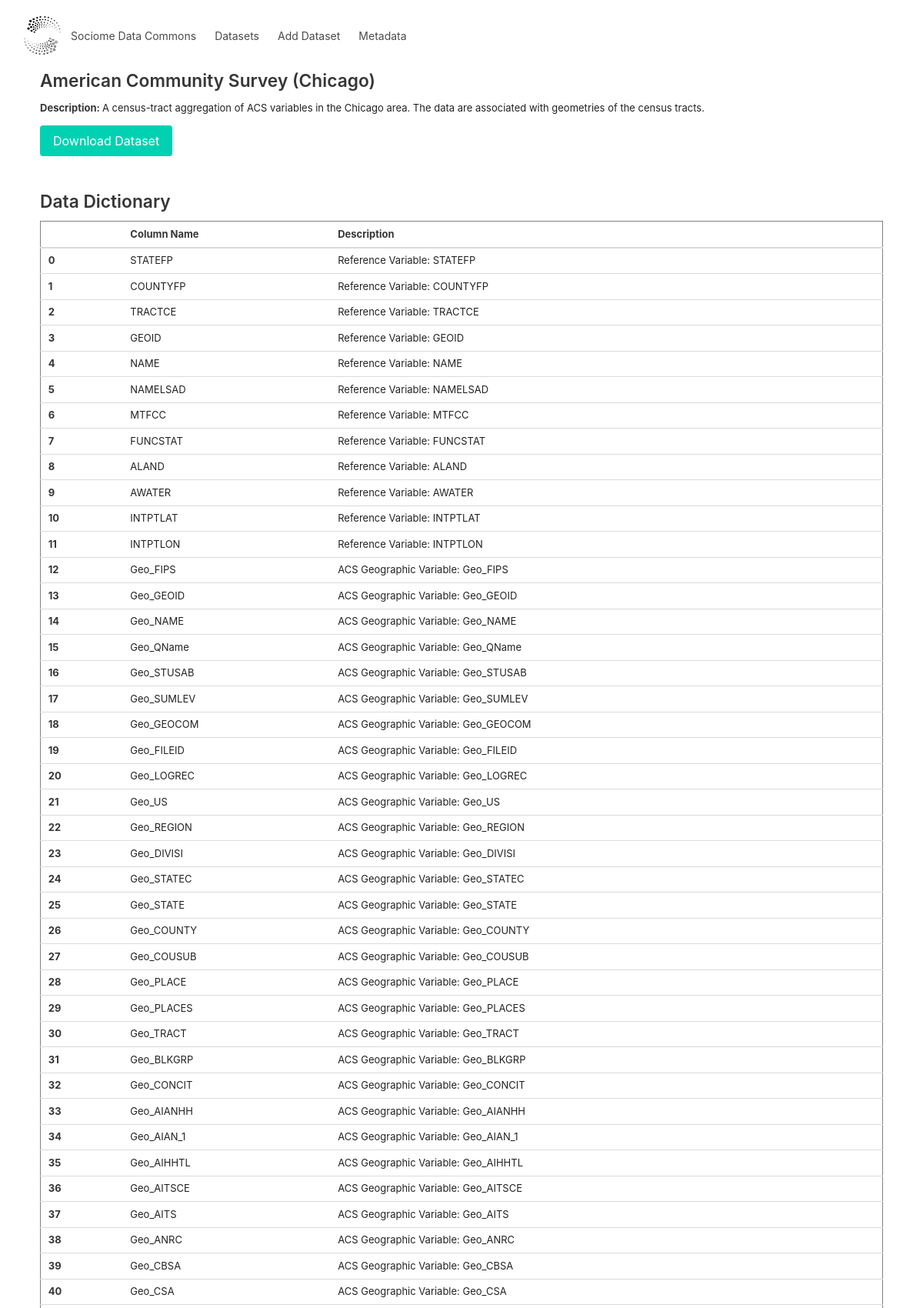
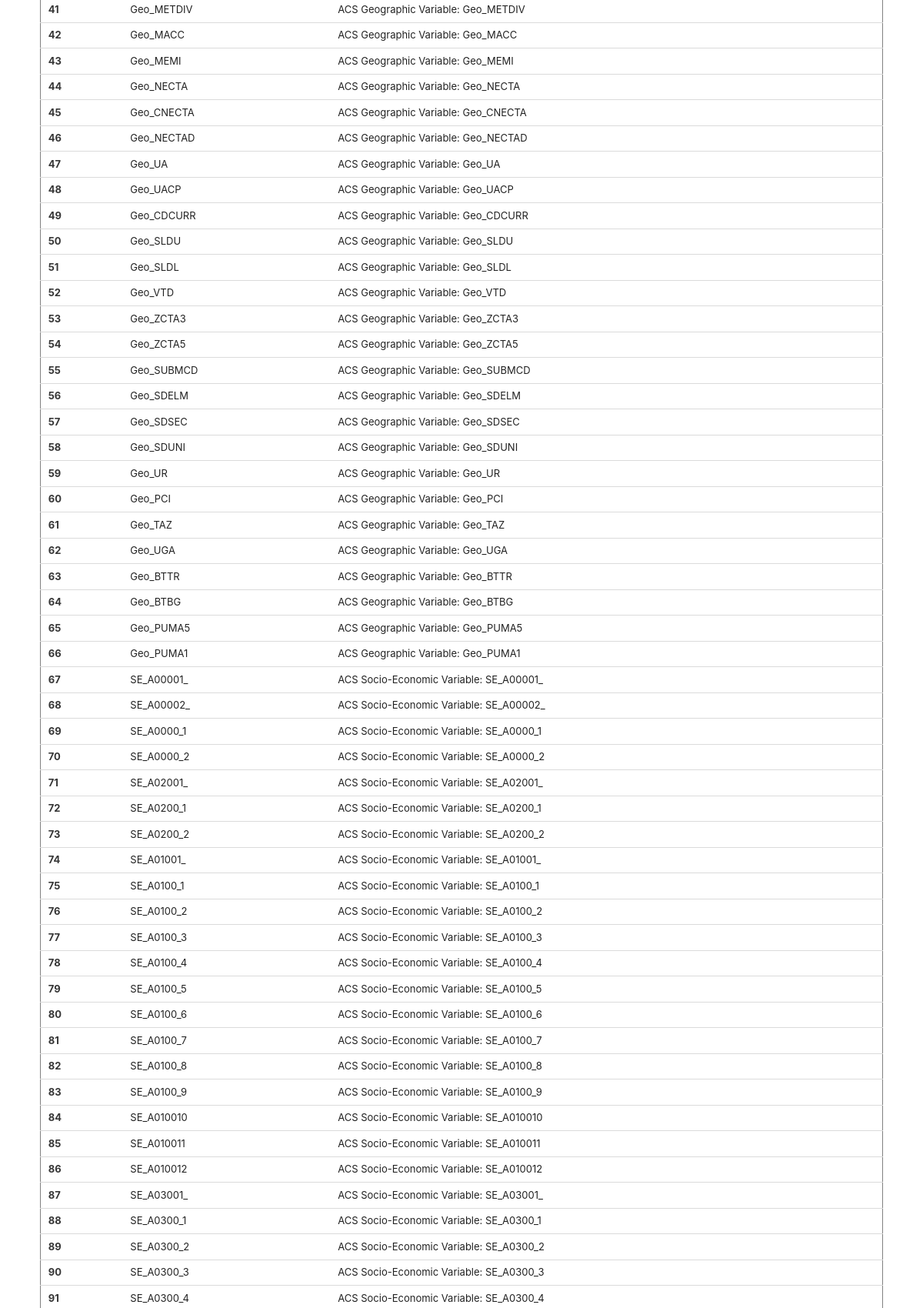
Screenshot of /dataset?id=bfe3927e-2976-46f5-ac16-041839683864 (upper part) with the database file from the repository (2 pictures, top to bottom).
### fileserver/models.py (models this page shows, shortened)
class Dataset(models.Model):
    file = models.URLField(max_length=200)
    data_dict = models.URLField(max_length=200)
    name = models.CharField(max_length=128)
    desc = models.CharField(max_length=1024)
    uuid = models.CharField(max_length=32)

class Metadata(models.Model):
    dataset = models.ForeignKey(Dataset, on_delete=models.CASCADE)
    key = models.CharField(max_length=1024)
    value = models.CharField(max_length=1024)

### fileserver/views.py (the view)
# urls.py: path('dataset', dataset),
def dataset(request):
    if request.method == 'GET':
        uuid = request.GET.get('id')
        dataset = Dataset.objects.filter(uuid=uuid)
        client_ip = SERVER_URL
        metadata = [m for m in Metadata.objects.filter(dataset=dataset[0]) if not ('DataDictionary' in m.key)]
        data_dict = [m for m in Metadata.objects.filter(dataset=dataset[0]) if ('DataDictionary' in m.key)]
        data_dict_html = ''
        if len(data_dict) > 0:
            data_dict_content =  Metadata.objects.filter(dataset=dataset[0], key='DataDictionaryContent')[0].value
            csvStringIO = StringIO(data_dict_content)
            df = pd.read_csv(csvStringIO, header=None, on_bad_lines='skip')
            df = df.rename(columns={0: 'Column Name', 1: 'Description'})
            data_dict_html = df.to_html(justify='left')
            print(df.to_html())
        notebook = [n.html[2:].replace("\\/", "/").encode().decode('unicode_escape').replace('Â','') for n in Notebook.objects.filter(dataset=dataset[0])]
        return render(request, 'dataset.html',
                      {'dataset': dataset[0], 'download': dataset[0].file,
                       'metadata': metadata,
                       'has_data_dict': len(data_dict) > 0,
                       'data_dict_html': data_dict_html,
                       'notebook': notebook})

### templates/dataset.html (shortened to what this page needs)
{% extends 'base.html' %}
{% block content %}
<div class="content is-fluid" style="margin: 10px;">
<h2>{{dataset.name}}</h2>
<p><strong>Description: </strong> {{dataset.desc}}</p>
<a href="{{download}}" class="button is-primary">Download Dataset</a>
<p><br></p>
<h2>Data Dictionary</h2>
{% if not has_data_dict %}
<a href="/columns?uuid={{dataset.uuid}}" class="button is-link">Add to Data Dictionary</a>
{% else %}
{{data_dict_html | safe}}
{% endif %}
{% for n in notebook %}
{{n | safe}}
{% endfor %}
{% endblock %}

### rows the page displays
Dataset: name "American Community Survey (Chicago)", desc "A census-tract aggregation of ACS variables in the Chicago area. The data are associated with geometries of the census tracts."
Metadata: key "Column Name Description 0 STATEFP Reference Variable: STATEFP 1 COUNTYFP Reference Variable: COUNTYFP 2 TRACTCE Reference Variable: TRACTCE 3 GEOID Reference Variable: GEOID 4 NAME Reference Variable: NAME 5 NAMELSAD Reference Variable: NAMELSAD 6 MTFCC Reference Variable: MTFCC 7 FUNCSTAT Reference Variable: FUNCSTAT 8 ALAND Reference Variable: ALAND 9 AWATER Reference Variable: AWATER 10 INTPTLAT Reference Variable: INTPTLAT 11 INTPTLON Reference Variable: INTPTLON 12 Geo_FIPS ACS Geographic Variable: Geo_FIPS 13 Geo_GEOID ACS Geographic Variable: Geo_GEOID 14 Geo_NAME ACS Geographic Variable: Geo_NAME 15 Geo_QName ACS Geographic Variable: Geo_QName 16 Geo_STUSAB ACS Geographic Variable:…"
